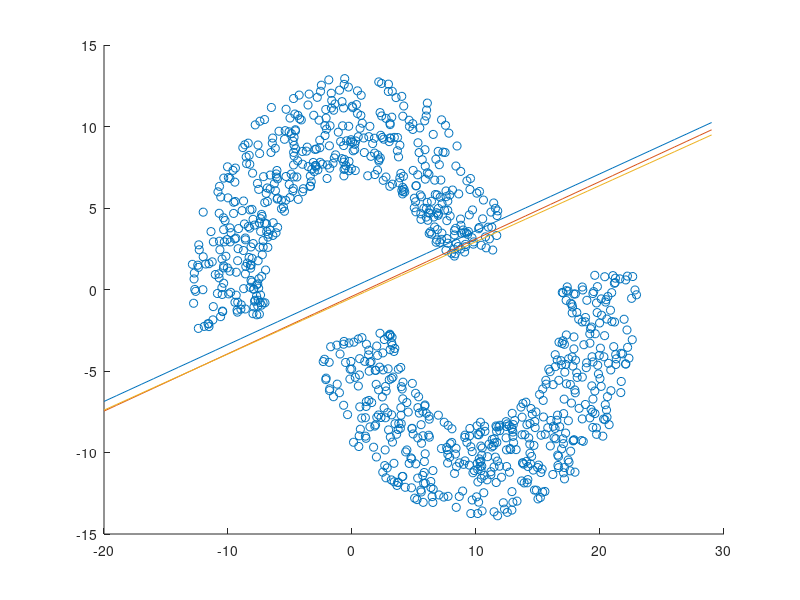

MATLAB code to generate this figure:
%MADALINE structure using MR2 algorithm with 2 input, 1 hidden layer, and 1
%output using majority function

close all; clear; clc;
load('Two_moons_no_overlap2.mat') %change this to desired plot

b = [rand(1) * .1, rand(1) * .1,rand(1) * .1, -.5, -1.5]; %[b1,b2,b3,b4] b4 is output bias
v1 = [.5;.5;.5]; % for y1 or function
v2 = [.5;.5;.5]; % for y2 and function
old_w = [rand(1)*.1, rand(1)*.1, rand(1)*.1; rand(1)*.1, rand(1)*.1, rand(1)*.1]; %[w11,w12,w13;w21,w22,w23] initialize weights to random small numbers
new_w = [0,0,0;0,0,0];
alpha = .000005;
delta_w = [1,1,1;1,1,1]; %[d_w11,d_w12,d_w13,d_w21,d_w22,d_w23]
y1_in = 0;
z_in= [0,0,0];
z_out = [0,0,0];
out = 0;
m = 1;
while((m < 20000)) %loop
        i = m - ceil(m/1000 -1) * 1000;
        input = X(i,:); %update input
        z_in(1) = b(1) + input(1)*old_w(1,1) + input(2)*old_w(2,1); %determines net input to hidden nodes
        z_in(2) = b(2) + input(1)*old_w(1,2) + input(2)*old_w(2,2);
        z_in(3) = b(3) + input(1)*old_w(1,3) + input(2)*old_w(2,3);
        %determine activation of each hidden node
        if(z_in(1) >= 0)
            z_out(1) = 1; 
        else
            z_out(1) = -1; 
        end

        if(z_in(2) >= 0)
            z_out(2) = 1; 
        else
            z_out(2) = -1; 
        end
        
        if(z_in(3) >= 0)
            z_out(3) = 1; 
        else
            z_out(3) = -1; 
        end

        y1_in = b(4) + v1' * z_out';%calculate y_in and y_out using activation function
        if (y1_in >= 0)
            y1_out = 1;
        else
            y1_out = -1;
        end

        y2_in = b(5) + v2' * z_out';%calculate y_in and y_out using activation function
        if (y2_in >= 0)
            y2_out = 1;
        else
            y2_out = -1;
        end

        y_out = y1_out * y2_out; % arbitrary function, if y1 and y2 are the same, then psoitive output, if different then negative

        if(y_out ~= Y(i)) % if there is error in output
            error = (Y(i) - z_in); %t-zin is the error
            %update delta weights
            delta_w = alpha * input' * error; %2 x 3 matrix of delta w in same order as other weight matrices
            if(abs(min(z_in)) < .1) % if smallest z in is within range, do algorithm
                temp = z_in; % temporary vector to manipulate
                loop = 1;
                while(loop <= 3) % loop through all values
                    if(abs(min(temp)) < .1) % if smallest z in is within range, again, redundant 
                        index = find(z_in == min(temp)); % get index of min value and store it
                        temp_Z_out = z_out; % have temp z out vector to test change
                        temp_Z_out(index) = temp_Z_out(index) * -1; % flip value of given z_out associated with min z_in
                        temp_y1_in = b(4) + v1' * temp_Z_out'; % calculate new temporary y_in
                        if (temp_y1_in > 0) % calculate temporary y_out
                            temp_y1_out = 1;
                        else
                            temp_y1_out = -1;
                        end
                        temp_y2_in = b(5) + v2' * temp_Z_out'; % calculate new temporary y_in
                        if (temp_y2_in > 0) % calculate temporary y_out
                            temp_y2_out = 1;
                        else
                            temp_y2_out = -1;
                        end
                        temp_y_out = temp_y1_out * temp_y2_out;
                        
                        if(abs(Y(i) - y_out) > abs(Y(i) - temp_y_out)) % if original y_out has more error than new y_out, do delta rule on node (index)
                            new_w(1,index) = old_w(1,index) + alpha * (temp_Z_out(index) - z_in(index)) * input(1);
                            new_w(2,index) = old_w(2,index) + alpha * (temp_Z_out(index) - z_in(index)) * input(2);
                            b(1,index) = b(1,index) + alpha * (temp_Z_out(index) - z_in(index));
                            old_w = new_w; %set new calculated weights to current weights
                        end
                        temp(index) = 1; %change the value of the min value so we dont iterate it again.
                        %recalculate y_out and if it matches dont loop
                        z_in(1) = b(1) + input(1)*old_w(1,1) + input(2)*old_w(2,1); %determines net input to hidden nodes
                        z_in(2) = b(2) + input(1)*old_w(1,2) + input(2)*old_w(2,2);
                        z_in(3) = b(3) + input(1)*old_w(1,3) + input(2)*old_w(2,3);
                        %determine activation of each hidden node
                        if(z_in(1) >= 0)
                            z_out(1) = 1; 
                        else
                            z_out(1) = -1; 
                        end
                        if(z_in(2) >= 0)
                            z_out(2) = 1; 
                        else
                            z_out(2) = -1; 
                        end
                        if(z_in(3) >= 0)
                            z_out(3) = 1; 
                        else
                            z_out(3) = -1; 
                        end
                        y1_in = b(4) + v1' * z_out';%calculate y_in and y_out using activation function
                        if (y1_in >= 0)
                            y1_out = 1;
                        else
                            y1_out = -1;
                        end
                        y2_in = b(5) + v2' * z_out';%calculate y_in and y_out using activation function
                        if (y2_in >= 0)
                            y2_out = 1;
                        else
                            y2_out = -1;
                        end
                        y_out = y1_out * y2_out;
                        if(y_out == Y(i))
                            loop = 4; % ends while statement
                        end
                    end
                    loop = loop + 1;%otherwise do next smallest value
                end
            else %else do delta rule
                for k = 1:3 %rows
                    for j = 1:2%cols
                        new_w(j,k) = old_w(j,k) + alpha * error(1,k) * input(j);
                    end
                    b(1,k) = b(1,k) + alpha * error(1,k);
                end
            end
        else
            new_w = old_w; % new weights are the same as old weight
        end
        disp(Y(i) - y_out)
        %disp(m)
        m = m+1;
        old_w = new_w;
end

%boundary equations
x = -20:29; % Good region to show boundary line
y1 = (-new_w(1,1) * x - b(1)) / new_w(2,1);
y2 = (-new_w(1,2) * x - b(2)) / new_w(2,2);
y3 = (-new_w(1,3) * x - b(3)) / new_w(2,3);



figure(1)
scatter(X(:,1),X(:,2))
hold on
plot(x,y1)
plot(x,y2)
plot(x,y3)
